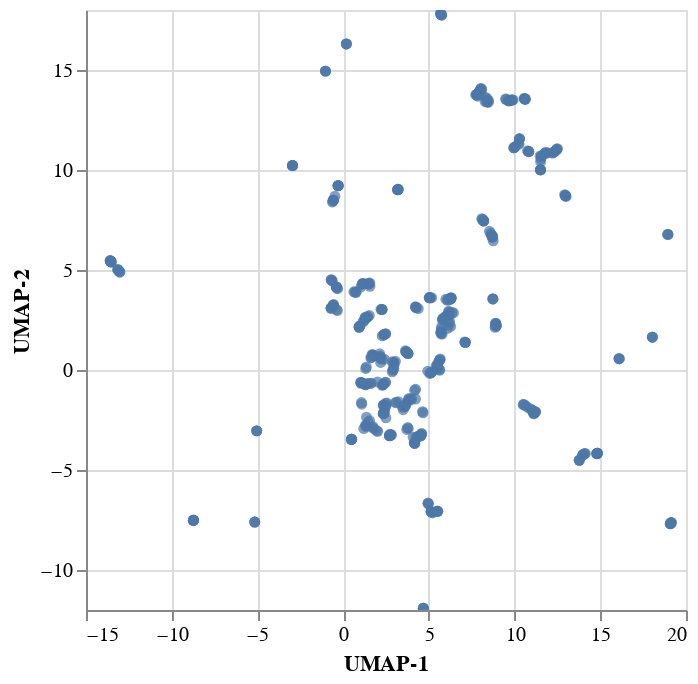

Notebook source saved alongside this figure:
### Code cell
import pandas as pd
import altair as alt

df = pd.DataFrame({
    "x": embeddings_umap[:, 0],
    "y": embeddings_umap[:, 1],
    "label": [row['acao'] for row in results],
})

alt.Chart(df).mark_circle().encode(
    x=alt.X("x:Q", axis=alt.Axis(title="UMAP-1")),
    y=alt.Y("y:Q", axis=alt.Axis(title="UMAP-2")),
    tooltip=[alt.Tooltip("label:N", title="Ação")]
).interactive()

### Figure 1 — Vega-Lite specification as saved in the notebook (floating-point values rounded to 4 significant figures; data arrays with more than 128 entries replaced by an {"elided": "..."} marker saying what was removed)
{"config": {"view": {"continuousWidth": 300, "continuousHeight": 300}}, "data": {"name": "data-d14c08169b607522207e83e2b4a97562"}, "mark": {"type": "circle"}, "encoding": {"tooltip": [{"field": "label", "title": "Ação", "type": "nominal"}], "x": {"axis": {"title": "UMAP-1"}, "field": "x", "type": "quantitative"}, "y": {"axis": {"title": "UMAP-2"}, "field": "y", "type": "quantitative"}}, "params": [{"name": "param_3", "select": {"type": "interval", "encodings": ["x", "y"]}, "bind": "scales"}], "$schema": "https://vega.github.io/schema/vega-lite/v5.20.1.json", "datasets": {"data-d14c08169b607522207e83e2b4a97562": {"elided": "500 records"}}}
